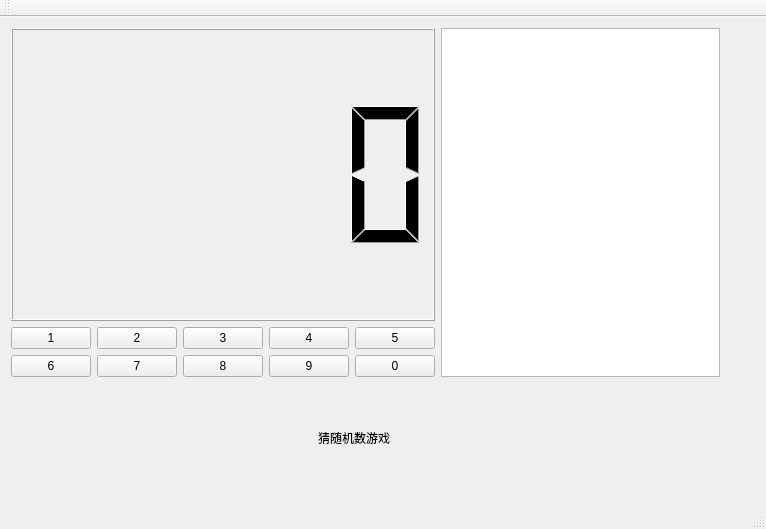
<?xml version="1.0" encoding="UTF-8"?>
<ui version="4.0">
 <class>MainWindow</class>
 <widget class="QMainWindow" name="MainWindow">
  <property name="geometry">
   <rect>
    <x>0</x>
    <y>0</y>
    <width>766</width>
    <height>529</height>
   </rect>
  </property>
  <property name="windowTitle">
   <string>MainWindow</string>
  </property>
  <widget class="QWidget" name="centralWidget">
   <widget class="QLabel" name="label">
    <property name="geometry">
     <rect>
      <x>270</x>
      <y>380</y>
      <width>271</width>
      <height>81</height>
     </rect>
    </property>
    <property name="text">
     <string>　　　　猜随机数游戏</string>
    </property>
   </widget>
   <widget class="QWidget" name="">
    <property name="geometry">
     <rect>
      <x>0</x>
      <y>0</y>
      <width>731</width>
      <height>371</height>
     </rect>
    </property>
    <layout class="QGridLayout" name="gridLayout">
     <item row="0" column="0">
      <widget class="QLCDNumber" name="lcdNumber"/>
     </item>
     <item row="0" column="1" rowspan="3">
      <widget class="QTextEdit" name="textEdit"/>
     </item>
     <item row="1" column="0">
      <layout class="QHBoxLayout" name="horizontalLayout">
       <item>
        <widget class="QPushButton" name="btn_1">
         <property name="text">
          <string>1</string>
         </property>
        </widget>
       </item>
       <item>
        <widget class="QPushButton" name="btn_2">
         <property name="text">
          <string>2</string>
         </property>
        </widget>
       </item>
       <item>
        <widget class="QPushButton" name="btn_3">
         <property name="text">
          <string>3</string>
         </property>
        </widget>
       </item>
       <item>
        <widget class="QPushButton" name="btn_4">
         <property name="text">
          <string>4</string>
         </property>
        </widget>
       </item>
       <item>
        <widget class="QPushButton" name="btn_5">
         <property name="text">
          <string>5</string>
         </property>
        </widget>
       </item>
      </layout>
     </item>
     <item row="2" column="0">
      <layout class="QHBoxLayout" name="horizontalLayout_2">
       <item>
        <widget class="QPushButton" name="btn_6">
         <property name="text">
          <string>6</string>
         </property>
        </widget>
       </item>
       <item>
        <widget class="QPushButton" name="btn_7">
         <property name="text">
          <string>7</string>
         </property>
        </widget>
       </item>
       <item>
        <widget class="QPushButton" name="btn_8">
         <property name="text">
          <string>8</string>
         </property>
        </widget>
       </item>
       <item>
        <widget class="QPushButton" name="btn_9">
         <property name="text">
          <string>9</string>
         </property>
        </widget>
       </item>
       <item>
        <widget class="QPushButton" name="btn_0">
         <property name="text">
          <string>0</string>
         </property>
        </widget>
       </item>
      </layout>
     </item>
    </layout>
   </widget>
  </widget>
  <widget class="QMenuBar" name="menuBar">
   <property name="geometry">
    <rect>
     <x>0</x>
     <y>0</y>
     <width>766</width>
     <height>28</height>
    </rect>
   </property>
  </widget>
  <widget class="QToolBar" name="mainToolBar">
   <attribute name="toolBarArea">
    <enum>TopToolBarArea</enum>
   </attribute>
   <attribute name="toolBarBreak">
    <bool>false</bool>
   </attribute>
  </widget>
  <widget class="QStatusBar" name="statusBar"/>
 </widget>
 <layoutdefault spacing="6" margin="11"/>
 <resources/>
 <connections/>
</ui>
